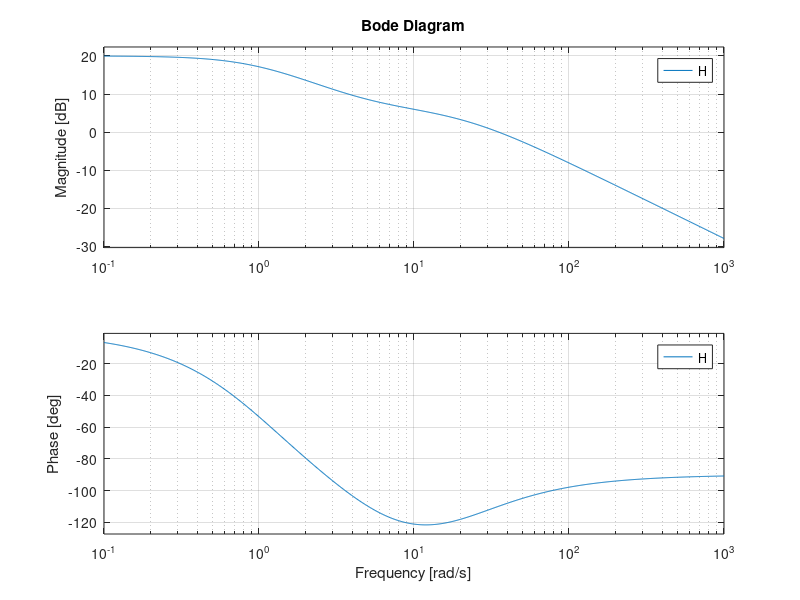

MATLAB code to generate this figure:
%%
clear all
close all
clc
format compact
s =tf('s');
u = 1/s;
H=(1+s/2)/(s*(1+s/10)^2)
Y = zpk(minreal(H*u,1e-3))
[numy,deny] = tfdata(Y,'v');
[r,p,k]=residue(numy,deny)
bode(H)
%%
clear all
close all
clc
format compact 
s = tf('s');
H = 10*(1+s/5)/((s+1)*(1+s/20)^2);
U = 1/s + 300/(s^2+300^2);
[m,f] = bode(H,300)
bode(H)
%%
clear all
close all
clc
format compact
s = tf('s');
H = 10*(1-s/5)/((s+1)*(1-s/20));
bode(H)
